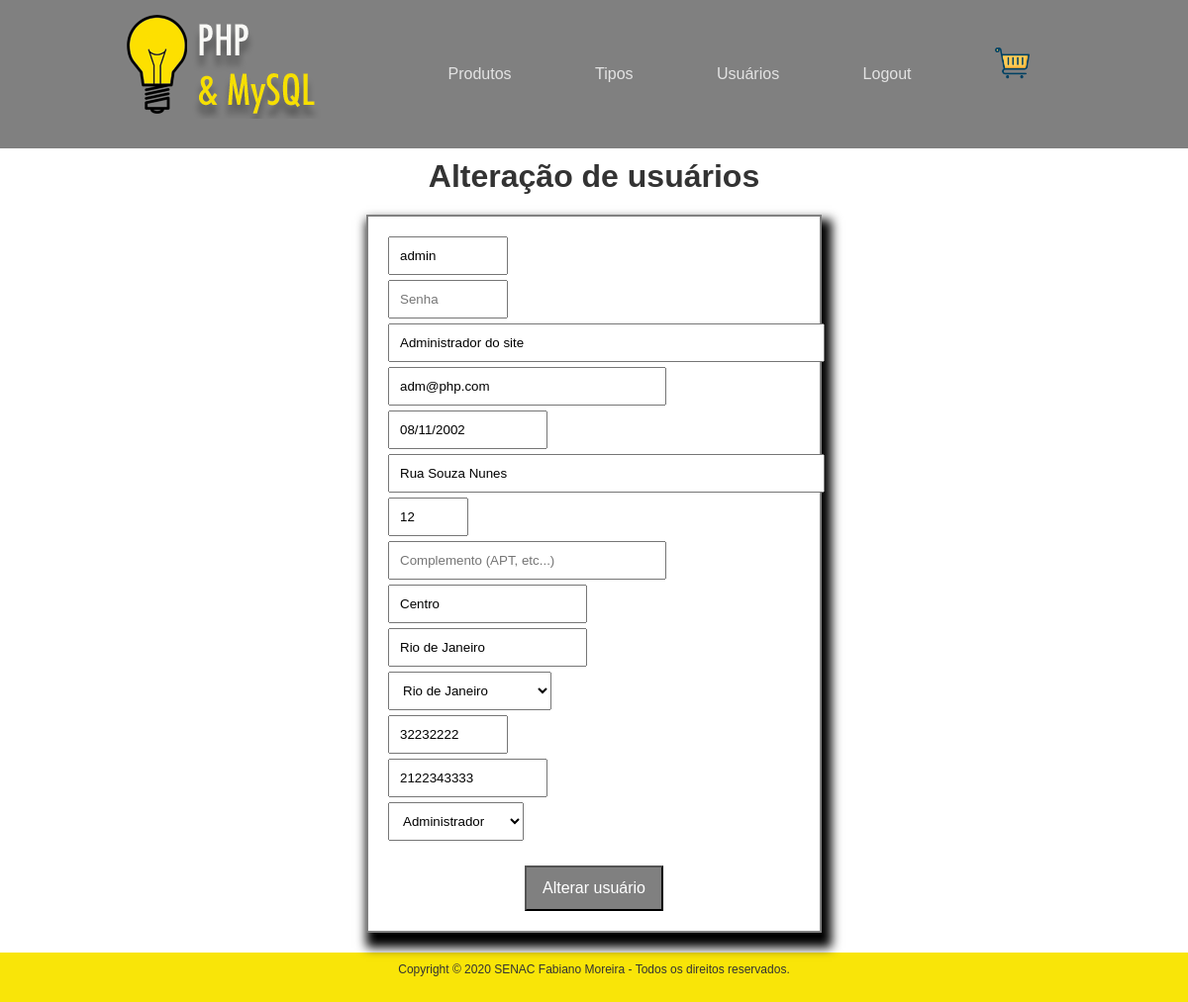
The app's page /index.php?pagina=novo_usuario&id=1 (signed in) with its own data.
### tables this page shows
CREATE TABLE usuario(
	id_usuario INT AUTO_INCREMENT,
    login VARCHAR(10) NOT NULL,
    senha VARCHAR(15) NOT NULL,
    nome VARCHAR(50) NOT NULL,
    email VARCHAR(30) NOT NULL,
    nascimento DATE,
    endereco VARCHAR(40),
    numero VARCHAR(10),
    complemento VARCHAR(20),
    bairro VARCHAR(25),
    cidade VARCHAR(25),
    estado VARCHAR(2),
    cep VARCHAR(8),
    telefone VARCHAR(10),
	tipo_usuario VARCHAR(20),
    PRIMARY KEY(id_usuario)
);

### paginas/cadastro.php (the view, shortened to what this page needs)
<?php
    include 'scripts/banco.php';
    $campo = array();
    $descricao_botao = 'Incluir usuário';
    $acao_formulario = 'scripts/incluir_usuario.php';
    $titulo_pagina = 'Cadastro de usuários';
    if(isset($_SESSION['nome'])){
        $exibeCombo = '';
    } else {
        $exibeCombo = 'hidden';
    }
    $query_estado = 'SELECT * FROM estado';
    $resultado_estado = mysqli_query($conexao, $query_estado);
    $query_tipo = 'SELECT * FROM tipo_usuario';
    $resultado_tipo = mysqli_query($conexao, $query_tipo);
    if(!isset($_GET['id'])){
        $campo['login'] = '';
        $campo['senha'] = '';
        $campo['nome'] = '';
        $campo['email'] = '';
        $campo['nascimento'] = '';
        $campo['endereco'] = '';
        $campo['numero'] = '';
        $campo['complemento'] = '';
        $campo['bairro'] = '';
        $campo['cidade'] = '';
        $campo['cep'] = '';
        $campo['telefone'] = '';
        $campo['tipo_usuario'] = '';
    } else {
        $id = $_GET['id'];
        $descricao_botao = 'Alterar usuário';
        $acao_formulario = 'scripts/alterar_usuario.php?id='.$id;
        $titulo_pagina = 'Alteração de usuários';
        $query = "SELECT * FROM usuario WHERE id_usuario = $id";
        $resultado = mysqli_query($conexao, $query);
        while($linha = mysqli_fetch_array($resultado)){
            $campo['login'] = $linha['login'];
            $campo['senha'] = '';
            $campo['nome'] = $linha['nome'];
            $campo['email'] = $linha['email'];
            $campo['nascimento'] = substr($linha['nascimento'],8,2).'/'.substr($linha['nascimento'],5,2).'/'.substr($linha['nascimento'],0,4);
            $campo['endereco'] = $linha['endereco'];
            $campo['numero'] = $linha['numero'];
            $campo['complemento'] = $linha['complemento'];
            $campo['bairro'] = $linha['bairro'];
            $campo['cidade'] = $linha['cidade'];
            $campo['id_estado'] = $linha['id_estado'];
            $campo['cep'] = $linha['cep'];
            $campo['telefone'] = $linha['telefone'];
            $campo['tipo_usuario'] = $linha['id_tipo'];
        }
    };
?>
<div class="titulo">
    <h1><?=$titulo_pagina?></h1>
</div>
<div class="container-centro">
    <form id="tela" action="<?=$acao_formulario?>" method="POST">
        <input class="entrada entrada-top" size=10 value="<?=$campo['login']?>" type="text" id="txtLogin" name="txtLogin" placeholder="Login"><br>
        <input class="entrada" type="text" size=10 value="<?=$campo['senha']?>" id="txtSenha" name="txtSenha" placeholder="Senha"><br>
        <input class="entrada" type="text" size=50 value="<?=$campo['nome']?>" id="txtNome" name="txtNome" placeholder="Nome do usuário"><br>
        <input class="entrada" type="text" size=30 value="<?=$campo['email']?>" id="txtEmail" name="txtEmail" placeholder="e-mail"><br>
        <input class="entrada" type="text" size=15 value="<?=$campo['nascimento']?>" id="txtNascimento" name="txtNascimento" placeholder="Data de Nascimento"><br>
        <input class="entrada" type="text" size=50 value="<?=$campo['endereco']?>" id="txtEndereco" name="txtEndereco" placeholder="Endereço (Rua, Praça, etc...)"><br>
        <input class="entrada" type="text" size=5 value="<?=$campo['numero']?>" id="txtNumero" name="txtNumero" placeholder="Numero"><br>
        <input class="entrada" type="text" size=30 value="<?=$campo['complemento']?>" id="txtComplemento" name="txtComplemento" placeholder="Complemento (APT, etc...)"><br>
        <input class="entrada" type="text" size=20 value="<?=$campo['bairro']?>"id="txtBairro" name="txtBairro" placeholder="Bairro"><br>
        <input class="entrada" type="text" size=20 value="<?=$campo['cidade']?>" id="txtCidade" name="txtCidade" placeholder="Cidade"><br>
        <select class="entrada" name="cmbEstado">
            <?php while($linha_estado = mysqli_fetch_array($resultado_estado)){
                if($campo['id_estado'] == $linha_estado['id_estado']){
                    $valor = 'selected';
                } else {
                    $valor = '';
                }
            ?>
                <option value="<?=$linha_estado['id_estado']?>" <?=$valor?>><?=$linha_estado['descricao']?></option>
            <?php } ?>
        </select><br>
        <input class="entrada" type="text" size=10 value="<?=$campo['cep']?>" id="txtCep" name="txtCep" placeholder="CEP"><br>
        <input class="entrada" type="text" size=15 value="<?=$campo['telefone']?>" id="txtTelefone" name="txtTelefone" placeholder="Telefone"><br>
        <select class="entrada" name="cmbTipo" <?=$exibeCombo?>>
            <?php while($linha_tipo = mysqli_fetch_array($resultado_tipo)){
                if($campo['tipo_usuario'] == $linha_tipo['id_tipo']){
                    $valor = 'selected';
                } else {
                    $valor = '';
                }
            ?>
                <option value="<?=$linha_tipo['id_tipo']?>" <?=$valor?>><?=$linha_tipo['descricao']?></option>
            <?php } ?>
        </select><br>
        <div class="barra">
            <button class="link_botao" id="btnFuncao" type="submit"><?=$descricao_botao?></button>
        </div>
    </form>
</div>

### css/estilo.css (style rules this page uses)
* { margin: 0; padding: 0; box-sizing: border-box; }
body { font-family: Arial, Helvetica, sans-serif; font-size: 16px; color: #333; }
h1 { margin-top: 10px; }
#tela { border: 2px solid gray; width: 50%; box-shadow: 5px 10px 10px 5px black; }
.container-centro { display: flex; justify-content: center; margin: 20px; }
.link_botao { text-decoration: none; font-size: 16px; color:white; background-color: gray; padding: 12px 16px; margin-bottom: 20px; }
.titulo { display: flex; align-items: center; justify-content: center; }
.entrada { margin-bottom: 5px; padding: 10px; margin-left: 20px; }
.entrada-top { margin-top: 20px; }
.barra { display: flex; justify-content: center; margin-top: 20px; }

### records on screen
usuario: txtLogin "admin", txtNome "Administrador do site", txtEmail "adm@php.com", txtEndereco "Rua Souza Nunes", txtNumero "12", txtBairro "Centro", txtCidade "Rio de Janeiro", txtCep "32232222", txtTelefone "2122343333"

### other values on screen
$titulo_pagina "Alteração de usuários"
$descricao_botao "Alterar usuário"
form field cmbEstado "Rio de Janeiro"
form field cmbTipo "Administrador"
